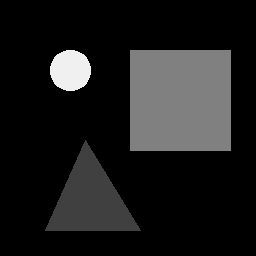
#> input picture target.bmp, 256 x 256 px
$ python projection_pure.py
#> lines starting #> are read from the running program, lines starting #| are printed output that depends on the picture
# coding: utf-8
from PIL import Image
import numpy as np
import math

#Python2
#グレースケール専用
#画像を読み込む
img = Image.open('target.bmp')
#> img is the input picture: PIL image 256x256 L; min 0, max 240, mean 29.1

#読み込んだ画像がグレースケールでなかったらグレースケールへ変換
if img.mode != 'L':
	img = img.convert('L')

#画像の縦横の取得
originalWidth, originalHeight = img.size
#> originalWidth = 256; originalHeight = 256

newImgSize = int(math.sqrt(originalWidth * originalWidth + originalHeight * originalHeight) + 1)
#> newImgSize = 363

#画像貼り付け位置
pasteLocationWidth = int((newImgSize - originalWidth) / 2)
#> pasteLocationWidth = 53
pasteLocationHeight = int((newImgSize - originalHeight) / 2)
#> pasteLocationHeight = 53

img2 = Image.new('L', (newImgSize, newImgSize), 0)
#> img2: PIL image 363x363 L; every value is 0
img2.paste(img, (pasteLocationWidth, pasteLocationHeight))
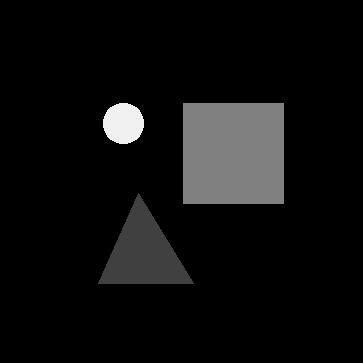
#> img2: PIL image 363x363 L; min 0, max 240, mean 14.5

sinogramImg = []
#0.25度ずつ720回回転
for i in range(720):
	imgTmp = img2.rotate(i/4)
	imgArray = np.asarray(imgTmp)
	sinogramImgTmp = []
	for j in range(newImgSize):
		imgArraySum = 0
		for k in range(newImgSize):
#> (the run stopped early here; a loop or call above may not have finished)
